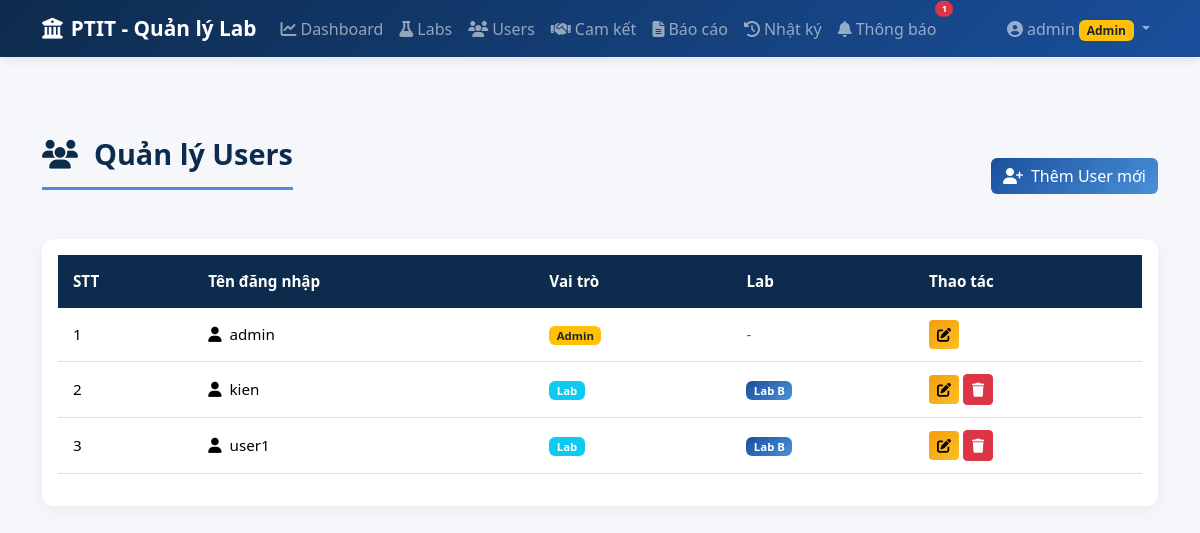
The app's page /users (signed in) with its own data.
### models.py (models this page shows, shortened)
class User(UserMixin, db.Model):
    __tablename__ = 'users'
    id = db.Column(db.Integer, primary_key=True)
    username = db.Column(db.String(50), unique=True, nullable=False)
    password_hash = db.Column(db.String(200), nullable=False)
    role = db.Column(db.String(20), nullable=False)  # 'admin' or 'lab'
    lab_id = db.Column(db.Integer, db.ForeignKey('labs.id', ondelete='SET NULL'), nullable=True)
    def is_admin(self):
        return self.role == 'admin'

class Lab(db.Model):
    __tablename__ = 'labs'
    id = db.Column(db.Integer, primary_key=True)
    name = db.Column(db.String(100), nullable=False)
    description = db.Column(db.Text)
    manager_name = db.Column(db.String(100))
    email = db.Column(db.String(100))
    created_at = db.Column(db.DateTime, default=datetime.utcnow)
    users = db.relationship('User', backref='lab', lazy=True)
    commitments = db.relationship('Commitment', backref='lab', lazy=True, cascade='all, delete-orphan')

### app.py (the view)
@app.route('/users')
@login_required
def users_list():
    if not current_user.is_admin():
        flash('Bạn không có quyền truy cập trang này.', 'danger')
        return redirect(url_for('dashboard'))
    users = User.query.order_by(User.username).all()
    return render_template('users/list.html', users=users)

### app.py (called while the page is built)
@login_manager.user_loader
def load_user(user_id):
    return User.query.get(int(user_id))

def get_csrf_token():
    return generate_csrf_token()

@app.before_request
def csrf_protect():
    if request.method in ('POST', 'PUT', 'DELETE'):
        if request.endpoint == 'login':
            return
        token = request.form.get('_csrf_token') or request.headers.get('X-CSRF-Token')
        if not validate_csrf_token(token):
            flash('Yêu cầu không hợp lệ (CSRF token không đúng). Vui lòng thử lại.', 'danger')
            return redirect(request.referrer or url_for('dashboard'))

### csrf_utils.py (called while the page is built)
def generate_csrf_token():
    from flask import session
    if '_csrf_token' not in session:
        session['_csrf_token'] = secrets.token_hex(32)
    return session['_csrf_token']

### templates/users/list.html (shortened to what this page needs)
{% extends "base.html" %}
{% block content %}
<div class="d-flex justify-content-between align-items-center mb-4">
    <h1 class="page-title">
        <i class="fas fa-users me-3"></i>Quản lý Users
    </h1>
    <a href="{{ url_for('users_create') }}" class="btn btn-primary">
        <i class="fas fa-user-plus me-2"></i>Thêm User mới
    </a>
</div>
<div class="card">
    <div class="card-body">
        <div class="table-responsive">
            <table class="table table-hover">
                <thead>
                    <tr>
                        <th>STT</th>
                        <th>Tên đăng nhập</th>
                        <th>Vai trò</th>
                        <th>Lab</th>
                        <th>Thao tác</th>
                    </tr>
                </thead>
                <tbody>
                    {% for user in users %}
                    <tr>
                        <td>{{ loop.index }}</td>
                        <td>
                            <i class="fas fa-user me-2"></i>{{ user.username }}
                        </td>
                        <td>
                            {% if user.is_admin() %}
                            <span class="badge bg-warning text-dark">Admin</span>
                            {% else %}
                            <span class="badge bg-info">Lab</span>
                            {% endif %}
                        </td>
                        <td>
                            {% if user.lab %}
                            <span class="badge bg-lab">{{ user.lab.name }}</span>
                            {% else %}
                            <span class="text-muted">-</span>
                            {% endif %}
                        </td>
                        <td>
                            <a href="{{ url_for('users_edit', user_id=user.id) }}"
                               class="btn btn-sm btn-warning">
                                <i class="fas fa-edit"></i>
                            </a>
                            {% if user.id != current_user.id %}
                            <form method="POST" action="{{ url_for('users_delete', user_id=user.id) }}"
                                  style="display: inline;"
                                  onsubmit="return confirm('Bạn có chắc muốn xóa user &quot;{{ user.username }}&quot;?');">
                                <button type="submit" class="btn btn-sm btn-danger">
                                    <i class="fas fa-trash"></i>
                                </button>
                            </form>
                            {% endif %}
                        </td>
                    </tr>
                    {% endfor %}
                </tbody>
            </table>
        </div>
    </div>
</div>
{% endblock %}

### templates/base.html (shortened to what this page needs)
<!DOCTYPE html>
<html lang="vi">
<head>
    <link href="https://cdn.jsdelivr.net/npm/bootstrap@5.3.2/dist/css/bootstrap.min.css" rel="stylesheet">
    <link href="https://cdnjs.cloudflare.com/ajax/libs/font-awesome/6.5.1/css/all.min.css" rel="stylesheet">
    <link href="https://cdn.jsdelivr.net/npm/bootstrap-icons@1.11.2/font/bootstrap-icons.css" rel="stylesheet">
    <link href="{{ url_for('static', filename='css/style.css') }}" rel="stylesheet">
</head>
<body>
    {% if current_user.is_authenticated %}
    <nav class="navbar navbar-expand-lg navbar-dark bg-ptit">
        <div class="container">
            <a class="navbar-brand" href="{{ url_for('dashboard') }}">
                <i class="fas fa-university me-2"></i>PTIT - Quản lý Lab
            </a>
            <div class="collapse navbar-collapse" id="navbarNav">
                <ul class="navbar-nav me-auto">
                    <li class="nav-item">
                        <a class="nav-link" href="{{ url_for('dashboard') }}">
                            <i class="fas fa-chart-line me-1"></i>Dashboard
                        </a>
                    </li>
                    {% if current_user.is_admin() %}
                    <li class="nav-item">
                        <a class="nav-link" href="{{ url_for('labs_list') }}">
                            <i class="fas fa-flask me-1"></i>Labs
                        </a>
                    </li>
                    <li class="nav-item">
                        <a class="nav-link" href="{{ url_for('users_list') }}">
                            <i class="fas fa-users me-1"></i>Users
                        </a>
                    </li>
                    {% endif %}
                    <li class="nav-item">
                        <a class="nav-link" href="{{ url_for('commitments_list') }}">
                            <i class="fas fa-handshake me-1"></i>Cam kết
                        </a>
                    </li>
                    {% if current_user.is_admin() %}
                    <li class="nav-item">
                        <a class="nav-link" href="{{ url_for('reports') }}">
                            <i class="fas fa-file-alt me-1"></i>Báo cáo
                        </a>
                    </li>
                    <li class="nav-item">
                        <a class="nav-link" href="{{ url_for('activity_logs') }}">
                            <i class="fas fa-history me-1"></i>Nhật ký
                        </a>
                    </li>
                    {% endif %}
                    <li class="nav-item">
                        <a class="nav-link position-relative" href="{{ url_for('notifications') }}">
                            <i class="fas fa-bell me-1"></i>Thông báo
                            <span id="notif-badge" class="position-absolute top-0 start-100 translate-middle badge rounded-pill bg-danger"
                                  style="font-size:0.6em; display:none;">
                            </span>
                        </a>
                    </li>
                </ul>
                <ul class="navbar-nav">
                    <li class="nav-item dropdown">
                        <a class="nav-link dropdown-toggle" href="#" data-bs-toggle="dropdown">
                            <i class="fas fa-user-circle me-1"></i>{{ current_user.username }}
                            {% if current_user.is_admin() %}
                            <span class="badge bg-warning text-dark">Admin</span>
                            {% else %}
                            <span class="badge bg-info">Lab</span>
                            {% endif %}
                        </a>
                    </li>
                </ul>
            </div>
        </div>
    </nav>
    {% endif %}
    <main class="{% if current_user.is_authenticated %}main-content{% endif %}">
        <div class="container">
            {% block content %}{% endblock %}
        </div>
    </main>
</body>
</html>

### static/css/style.css (style rules this page uses)
:root { --ptit-blue: #1a4f9c; --ptit-light-blue: #4a90d9; --ptit-dark: #0d2b4d; }
body { background-color: #f5f7fa; font-family: 'Segoe UI', Tahoma, Geneva, Verdana, sans-serif; min-height: 100vh; }
.main-content { padding-top: 80px; padding-bottom: 40px; }
.navbar.bg-ptit { background: linear-gradient(135deg, var(--ptit-dark) 0%, var(--ptit-blue) 100%); box-shadow: 0 2px 10px rgba(0,0,0,0.1); }
.navbar-brand { font-weight: 700; font-size: 1.3rem; }
.nav-link { font-weight: 500; transition: all 0.3s; }
.page-title { font-size: 1.8rem; font-weight: 700; color: var(--ptit-dark); margin-bottom: 25px; padding-bottom: 15px; border-bottom: 3px solid var(--ptit-light-blue); }
.table { font-size: 0.95rem; }
.table thead th { background-color: var(--ptit-dark); color: white; font-weight: 600; border: none; padding: 15px; }
.table tbody td { vertical-align: middle; padding: 12px 15px; }
.badge.bg-lab { background: linear-gradient(135deg, var(--ptit-blue), var(--ptit-light-blue)) !important; }
.card { border: none; border-radius: 12px; box-shadow: 0 5px 20px rgba(0,0,0,0.05); }
.btn-primary { background: linear-gradient(135deg, var(--ptit-blue), var(--ptit-light-blue)); border: none; }
.btn-warning { background: linear-gradient(135deg, #f59e0b, #fbbf24); border: none; }

### records on screen
User: username "admin", role "Admin"
User: username "kien", role "Lab", lab.name "Lab B"
User: username "user1", role "Lab", lab.name "Lab B"
